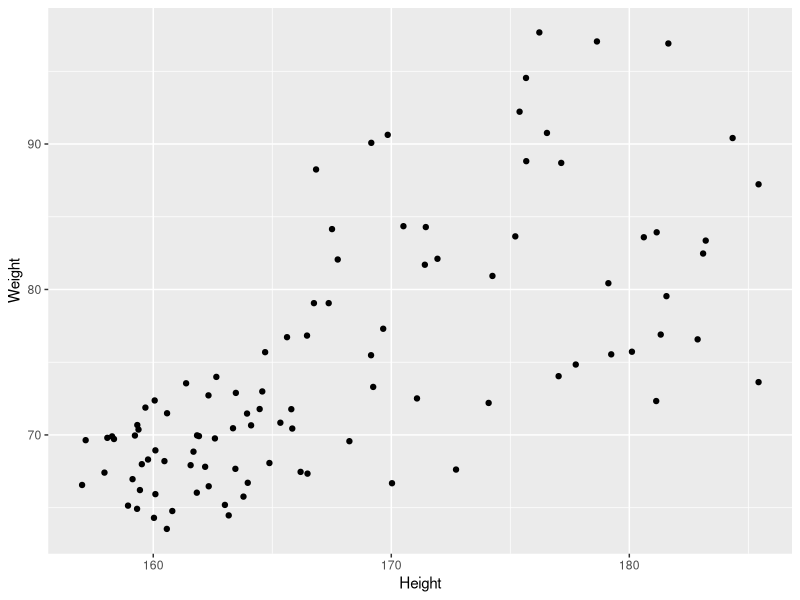
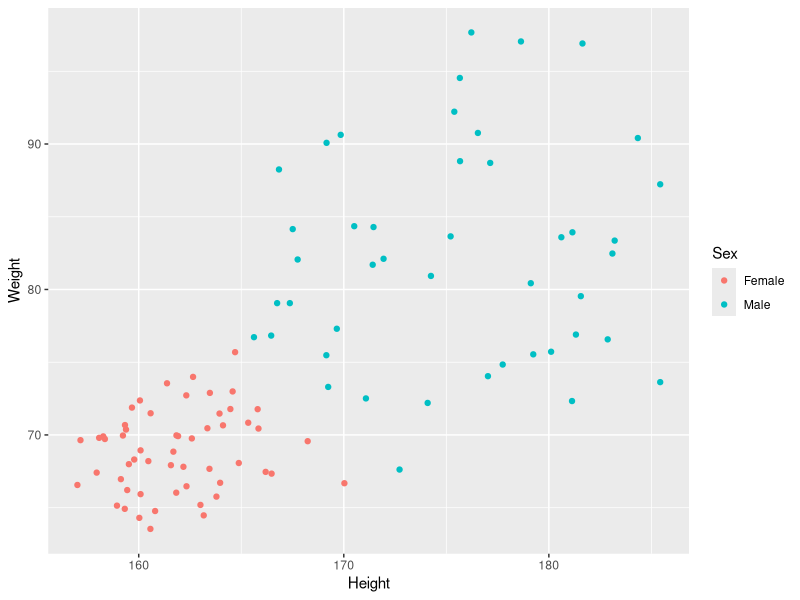
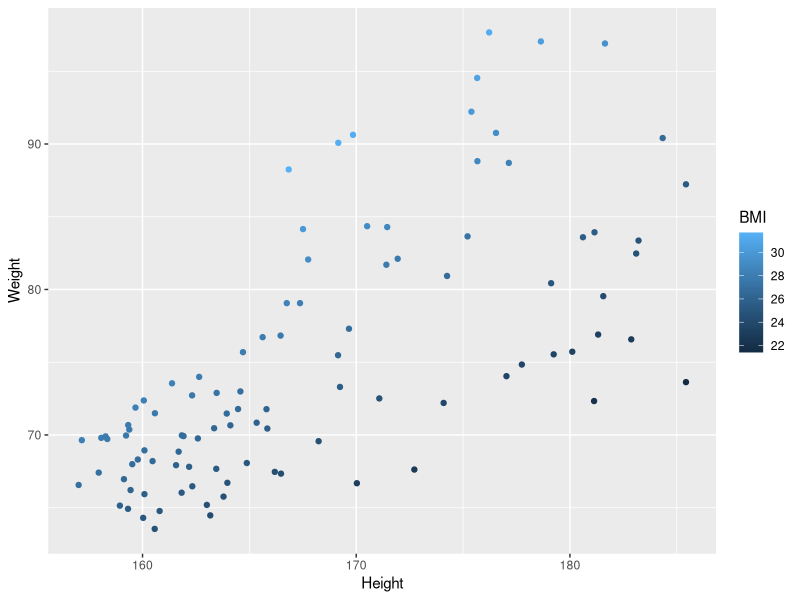
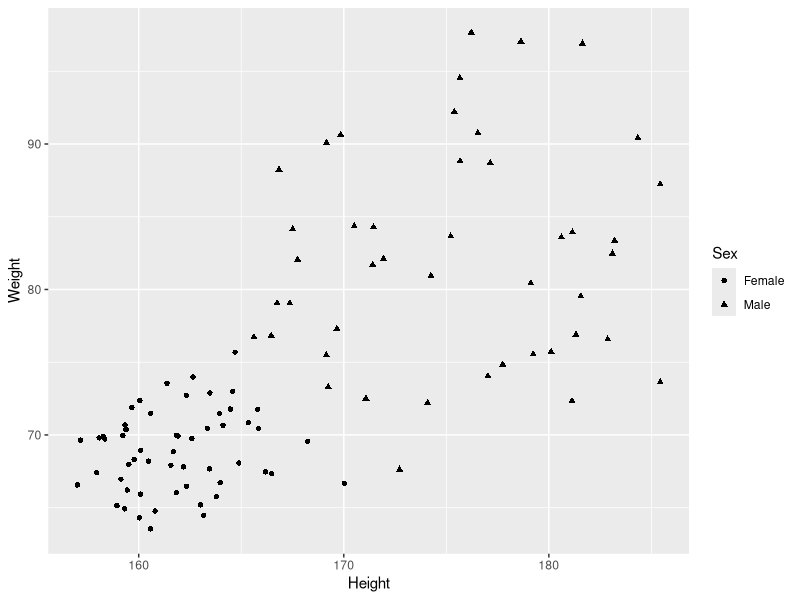

These charts were generated, in order, by the following R code: (Note: this script raises an error after producing the figures.)
## ---- chunk 1
library(tidyverse)
## ---- chunk 2
patients <- read_tsv("patient-data-cleaned.txt")
## ---- chunk 3
class(patients)
## ---- chunk 4
class(patients$Sex)
class(patients$Height)
class(patients$Overweight)
## ---- chunk 5
patients$Sex <- factor(patients$Sex)
patients$Sex
levels(patients$Sex)
patients
## ---- chunk 6
patients <- mutate_at(patients, vars(Race, Sex, Smokes, State, Pet, Grade, Age), funs(factor))
patients
## ---- chunk 7
ggplot(data = patients) +
  geom_point(mapping = aes(x = Height, y = Weight))
## ---- chunk 8
ggplot(data = patients) +
  geom_point(mapping = aes(x = Height, y = Weight, colour = Sex))
## ---- chunk 9
ggplot(data = patients) +
  geom_point(mapping = aes(x = Height, y = Weight, colour = BMI))
## ---- chunk 10
ggplot(data = patients) +
  geom_point(mapping = aes(x = Height, y = Weight, shape = Sex))
## ---- chunk 11
ggplot(data = patients) +
  geom_point(mapping = aes(x = Height, y = Weight, shape = BMI))
## ---- chunk 12
ggplot(data = patients) +
  geom_point(mapping = aes(x = Height, y = Weight, size = Sex))
## ---- chunk 13
ggplot(data = patients) +
  geom_point(mapping = aes(x = Height, y = Weight, size = BMI))
## ---- chunk 14
ggplot(data = patients) +
  geom_point(mapping = aes(x = Height, y = Weight, alpha = BMI))
## ---- chunk 15
ggplot(data = patients) +
  geom_bar(mapping = aes(x = Age))
## ---- chunk 16
ggplot(data = patients) +
  geom_bar(mapping = aes(x = Age, colour = Age))
## ---- chunk 17
ggplot(data = patients) +
  geom_bar(mapping = aes(x = Age, fill = Age))
## ---- chunk 18
ggplot(data = patients) +
  geom_bar(mapping = aes(x = Age, fill = Sex))
## ---- chunk 19
ggplot(data = patients) +
  geom_bar(mapping = aes(x = Age, fill = "blue"))
## ---- chunk 20
ggplot(data = patients) +
  geom_bar(mapping = aes(x = Age), fill = "blue")
## ---- chunk 21
ggplot(data = patients) +
  geom_point(mapping = aes(x = Height, y = Weight)) +
  geom_smooth(mapping = aes(x = Height, y = Weight))
## ---- chunk 22
ggplot(data = patients, mapping = aes(x = Height, y = Weight)) +
  geom_point() +
  geom_smooth()
## ---- chunk 23
ggplot(data = patients, mapping = aes(x = Height, y = Weight, color = Sex)) +
  geom_point() +
  geom_smooth()
## ---- chunk 24
ggplot(data = patients, mapping = aes(x = Height, y = Weight)) +
  geom_point(mapping = aes(colour = Sex)) +
  geom_smooth()
## ---- chunk 25
ggplot(data = patients, mapping = aes(x = Height, y = Weight, colour = Sex)) +
  geom_point() +
  geom_smooth(mapping = aes(x = Height, y = Weight), inherit.aes = FALSE)
## ---- chunk 26
ggplot(data = patients, mapping = aes(x = Height, y = Weight)) +
  geom_line()
## ---- chunk 27
ggplot(data = patients, mapping = aes(x = Birth, y = BMI)) +
  geom_point() +
  geom_line()
## ---- chunk 28
ggplot(data = patients, mapping = aes(x = Birth, y = BMI, colour = Sex)) +
  geom_point() +
  geom_line()
## ---- chunk 29
ggplot(data = patients) +
  geom_histogram(mapping = aes(x = Height))
## ---- chunk 30
ggplot(data = patients) +
  geom_histogram(mapping = aes(x = Height), binwidth = 2.5)
## ---- chunk 31
ggplot(data = patients) +
  geom_histogram(mapping = aes(x = Height), bins = 15)
## ---- chunk 32
ggplot(data = patients) +
  geom_histogram(mapping = aes(x = Height, fill = Sex), bins = 15, colour = "firebrick", fill = "grey70")
## ---- chunk 33
ggplot(data = patients) +
  geom_freqpoly(mapping = aes(x = BMI, colour = Smokes), bins = 10)
## ---- chunk 34
ggplot(data = patients) +
  geom_boxplot(mapping = aes(x = Smokes, y = Weight))
## ---- chunk 35
ggplot(data = patients) +
  geom_boxplot(mapping = aes(x = Smokes, y = BMI))
## ---- chunk 36
ggplot(data = patients) +
  geom_boxplot(mapping = aes(x = Sex, y = BMI, colour = Smokes))
## ---- chunk 37
ggplot(data = patients, mapping = aes(x = Sex, y = BMI)) +
  geom_boxplot() +
  geom_point()
## ---- chunk 38
ggplot(data = patients, mapping = aes(x = Sex, y = BMI)) +
  geom_boxplot() +
  geom_jitter()
## ---- chunk 39
ggplot(data = patients, mapping = aes(x = Sex, y = BMI)) +
  geom_boxplot() +
  geom_jitter(width = 0.25)
## ---- chunk 40
ggplot(data = patients, mapping = aes(x = Sex, y = BMI)) +
  geom_violin()
## ---- chunk 41
ggplot(data = patients, mapping = aes(x = Sex, y = BMI, fill = Smokes)) +
  geom_violin(trim = FALSE)
## ---- chunk 42
plot <- ggplot(data = patients)
## ---- chunk 43
is.list(plot)
## ---- chunk 44
class(plot)
## ---- chunk 45
names(plot)
## ---- chunk 46
plot$data
## ---- chunk 47
plot
## ---- chunk 48
plot$mapping
plot$layers
## ---- chunk 49
plot <- ggplot(data = patients, mapping = aes(x = Height, y = Weight))
plot
## ---- chunk 50
plot$mapping
plot$layers
## ---- chunk 51
plot <- plot + geom_point()
plot
## ---- chunk 52
plot$layers
## ---- chunk 53
ggplot(data = patients, mapping = aes(x = Height, y = Weight, colour = Smokes)) +
  geom_point()
## ---- chunk 54
ggplot(data = patients, mapping = aes(x = Height, y = Weight)) +
  geom_point() +
  facet_wrap(~ Smokes)
## ---- chunk 55
ggplot(data = patients, mapping = aes(x = Height, y = Weight, colour = Grade)) +
  geom_point()
## ---- chunk 56
ggplot(data = patients, mapping = aes(x = Height, y = Weight, colour = Grade)) +
  geom_point() +
  facet_wrap(~ Grade)
## ---- chunk 57
ggplot(data = patients, mapping = aes(x = Height, y = Weight, colour = Grade)) +
  geom_point() +
  facet_wrap(~ Grade, nrow = 1)
## ---- chunk 58
ggplot(data = patients, mapping = aes(x = Height, y = Weight, colour = Grade)) +
  geom_point() +
  facet_wrap(~ Grade, ncol = 3)
## ---- chunk 59
ggplot(data = patients, mapping = aes(x = Height, y = Weight)) +
  geom_point() +
  facet_wrap(~ Sex + Smokes)
## ---- chunk 60
ggplot(data = patients, mapping = aes(x = Height, y = Weight)) +
  geom_point() +
  facet_grid(Sex ~ Smokes)
## ---- chunk 61
ggplot(data = patients, mapping = aes(x = Height, y = Weight, colour = Smokes, shape = Sex)) +
  geom_point()
## ---- chunk 62
ggplot(data = patients, mapping = aes(x = Height, y = Weight)) +
  geom_point() +
  facet_grid(. ~ Sex)
## ---- chunk 63
ggplot(data = patients, mapping = aes(x = Height, y = Weight)) +
  geom_point() +
  facet_grid(Sex ~ .)
## ---- chunk 64
ggplot(data = patients, mapping = aes(x = Height, y = Weight)) +
  geom_point() +
  facet_wrap(~ Sex + Race + Smokes)
## ---- chunk 65
ggplot(data = patients, mapping = aes(x = Height, y = Weight, colour = Sex)) +
  geom_point() +
  facet_wrap(~ Smokes)
## ---- chunk 66
ggplot(data = patients, mapping = aes(x = Height, y = Weight)) +
  geom_point(mapping = aes(colour = Sex)) +
  geom_smooth(method = "lm") +
  labs(
    title = "Patients from ECSA12 study",
    subtitle = "Linear relationship between height and weight",
    x = "Height (cm)",
    y = "Weight (kg)"
  )
## ---- chunk 67
plot <- ggplot(data = patients, mapping = aes(x = Height, y = Weight, colour = Sex)) +
  geom_point(mapping = aes(colour = Sex))
names(plot)
## ---- chunk 68
plot <- ggplot(data = patients, mapping = aes(x = Height, y = Weight, colour = Sex)) +
  geom_point() +
  scale_x_continuous() +
  scale_y_continuous() +
  scale_color_discrete()
## ---- chunk 69
plot$mapping
## ---- chunk 70
?scale_y_continuous
## ---- chunk 71
ggplot(data = patients, mapping = aes(x = Height, y = Weight, colour = Sex)) +
  geom_point() +
  scale_y_continuous()
## ---- chunk 72
ggplot(data = patients, mapping = aes(x = Height, y = Weight, colour = Sex)) +
  geom_point() +
  scale_y_continuous(breaks = seq(60, 100, by = 5))
## ---- chunk 73
ggplot(data = patients, mapping = aes(x = Height, y = Weight, colour = Sex)) +
  geom_point() +
  scale_y_continuous(limits = c(60, 100))
## ---- chunk 74
ggplot(data = patients, mapping = aes(x = Height, y = Weight, colour = Sex)) +
  geom_point() +
  scale_y_continuous(limits = c(60, 100), minor_breaks = seq(60, 100, by = 1))
## ---- chunk 75
ggplot(data = patients, mapping = aes(x = Height, y = Weight, colour = Sex)) +
  geom_point() +
  scale_y_continuous(limits = c(60, 100), minor_breaks = NULL)
## ---- chunk 76
ggplot(data = patients, mapping = aes(x = Height, y = Weight, colour = Sex)) +
  geom_point() +
  scale_y_continuous(breaks = NULL)
## ---- chunk 77
ggplot(data = patients, mapping = aes(x = Height, y = Weight, colour = Sex)) +
  geom_point() +
  scale_x_continuous(expand = expand_scale(mult = 0.1)) +
  scale_y_continuous(expand = expand_scale(mult = 0.1))
## ---- chunk 78
ggplot(data = patients, mapping = aes(x = Height, y = Weight, colour = Sex)) +
  geom_point() +
  scale_x_continuous(position = "top")
## ---- chunk 79
ggplot(data = patients, mapping = aes(x = Height, y = Weight, colour = Sex)) +
  geom_point() +
  scale_colour_manual(values = c("green", "purple"))
## ---- chunk 80
ggplot(data = patients, mapping = aes(x = Height, y = Weight, colour = Race)) +
  geom_point() +
  scale_colour_brewer(palette = "Set1")
## ---- chunk 81
ggplot(data = patients, mapping = aes(x = Height, y = Weight, colour = Sex)) +
  geom_point() +
  scale_colour_brewer(palette = "Set1", name = NULL, labels = c("women", "men"))
## ---- chunk 82
ggplot(data = patients, mapping = aes(x = Height, y = Weight, colour = BMI)) +
  geom_point() +
  scale_color_gradient(low = "black", high = "blue")
## ---- chunk 83
ggplot(data = patients, mapping = aes(x = Height, y = Weight, colour = BMI)) +
  geom_point() +
  scale_color_gradient2(low = "red", mid = "grey60", high = "blue", midpoint = median(patients$BMI))
## ---- chunk 84
ggplot(data = patients, mapping = aes(x = Height, y = Weight, colour = BMI)) +
  geom_point() +
  scale_color_gradient(
    low = "lightblue", high = "darkblue",
    name = "Body mass index",
    breaks = seq(20, 30, by = 2.5)
  )
## ---- chunk 85
ggplot(data = patients, mapping = aes(x = Sex, y = BMI, colour = Sex)) +
  geom_boxplot() +
  geom_jitter(width = 0.25, alpha = 0.4) +
  scale_colour_brewer(palette = "Set1")
## ---- chunk 86
patients$Sex
patients$Sex <- factor(patients$Sex, levels = c("Male", "Female"))
## ---- chunk 87
ggplot(data = patients, mapping = aes(x = Sex, y = BMI, colour = Sex)) +
  geom_boxplot() +
  geom_jitter(width = 0.25, alpha = 0.4) +
  scale_colour_brewer(palette = "Set1")
## ---- chunk 88
ggplot(data = patients, mapping = aes(x = Height, y = Weight, colour = Sex)) +
  geom_point() +
  scale_colour_brewer(palette = "Set1")
## ---- chunk 89
ggplot(data = patients, mapping = aes(x = Sex, y = BMI, colour = Sex)) +
  geom_boxplot() +
  geom_jitter(width = 0.25, alpha = 0.4) +
  scale_colour_brewer(palette = "Set1") +
  theme_bw()
## ---- chunk 90
library(ggthemes)
ggplot(data = patients, mapping = aes(x = Sex, y = BMI, colour = Sex)) +
  geom_boxplot() +
  geom_jitter(width = 0.25, alpha = 0.4) +
  scale_colour_brewer(palette = "Set1") +
  theme_gdocs()
## ---- chunk 91
ggplot(data = patients, mapping = aes(x = Sex, y = BMI, colour = Sex)) +
  geom_boxplot() +
  geom_jitter(width = 0.25, alpha = 0.4) +
  scale_colour_brewer(palette = "Set1") +
  theme_minimal() +
  theme(legend.position = "none")
## ---- chunk 92
ggplot(data = patients, mapping = aes(x = Sex, y = BMI, colour = Sex)) +
  geom_boxplot() +
  geom_jitter(width = 0.25, alpha = 0.4) +
  scale_colour_brewer(palette = "Set1") +
  theme_minimal() +
  theme(legend.position = "bottom")
## ---- chunk 93
ggplot(patients, mapping = aes(x = Height, y = Weight, colour = Sex)) +
  geom_point() +
  scale_colour_brewer(palette = "Set1") +
  theme_bw() +
  theme(
    axis.title = element_text(size = 10, colour = "darkblue"),
    axis.text = element_text(size = 8),
    legend.title = element_blank()
  )
## ---- chunk 94
ethnicity_counts <- count(patients, Race)
ethnicity_counts
ggplot(data = ethnicity_counts, mapping = aes(x = Race, y = n)) +
  geom_bar(stat = "identity")
## ---- chunk 95
ggplot(data = patients, mapping = aes(x = Race)) +
  geom_bar(stat = "count")
## ---- chunk 96
ggplot(data = patients, mapping = aes(x = Age, fill = Sex)) +
  geom_bar()
## ---- chunk 97
ggplot(data = patients, mapping = aes(x = Age, fill = Sex)) +
  geom_bar(position = "dodge")
## ---- chunk 98
ggplot(data = mpg, mapping = aes(x = displ, y = hwy)) +
  geom_point()
## ---- chunk 99
ggplot(data = mpg, mapping = aes(x = displ, y = hwy)) +
  geom_point(position = "jitter")
